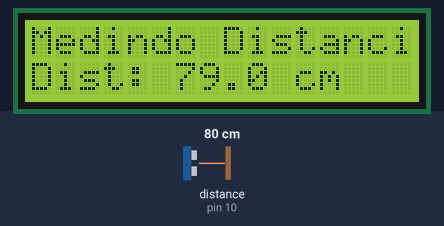
The sketch below on a simulated Arduino Uno, built with avr-gcc and run on an emulated ATmega328P. On the bench: 16×2 character LCD. Wiring (inferred from the names in the program): ultrasonic range finder: trigger pin 9; echo pin 10. The test bench sets the inputs (shaded band); at power-on: distance to the obstacle (sensor on pin 10) 80 cm. The echo pulse lasts 58.3 µs per cm; what the sketch prints to the serial monitor is not drawn.

Above: at 1.2 s.
1.3 s: distance to the obstacle (sensor on pin 10) set to 2 cm
At 2.6 s:
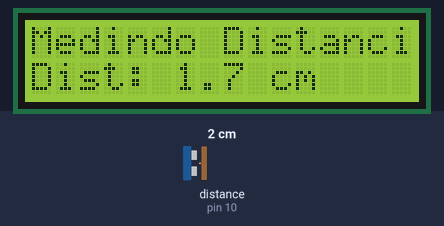
3.1 s: distance to the obstacle (sensor on pin 10) set to 4 cm
At 4.3 s:
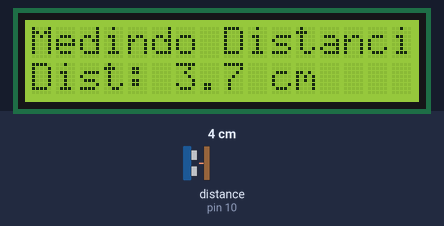
4.7 s: distance to the obstacle (sensor on pin 10) set to 9 cm
At 6.0 s:
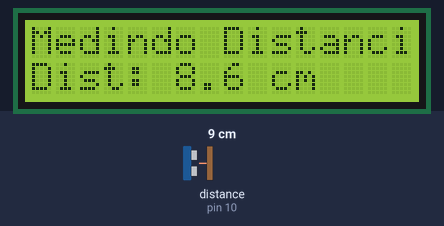
Timing chart, 0 to 7.7 s (numbered marks = the images above; inputs shaded):
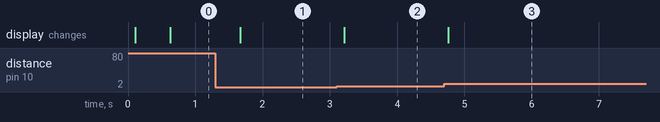

Measured:
- after the input at 1.3 s, the display: changes after 0.37 s (image 1)
- after the input at 3.1 s, the display: changes after 0.11 s (image 2)
- after the input at 4.7 s, the display: changes after 0.06 s (image 3)

The sketch:

sketch_apr12a.ino
```cpp
#include <LiquidCrystal_I2C.h>
#include <Wire.h>

const int trigPin = 9;
const int echoPin = 10;

// Endereço padrão do LCD I2C (pode ser 0x27 ou 0x3F)
LiquidCrystal_I2C lcd(0x27, 16, 2);

void setup() {
  Serial.begin(9600);
  pinMode(trigPin, OUTPUT);
  pinMode(echoPin, INPUT);

  lcd.init();               // Inicializa o LCD
  lcd.backlight();          // Liga a luz de fundo
  lcd.setCursor(0, 0);
  lcd.print("Medindo Distancia :)..");
}

void loop() {
  long duration;
  float distance;

  digitalWrite(trigPin, LOW);
  delayMicroseconds(2);
  digitalWrite(trigPin, HIGH);
  delayMicroseconds(10);
  digitalWrite(trigPin, LOW);

  duration = pulseIn(echoPin, HIGH);
  distance = duration * 0.034 / 2;

  Serial.print("Distancia: ");
  Serial.print(distance);
  Serial.println(" cm");

  lcd.setCursor(0, 1);
  lcd.print("Dist: ");
  lcd.print(distance, 1); // Mostra com 1 casa decimal
  lcd.print(" cm   ");    // Espaços extras limpam sobras

  delay(500);
}
```
